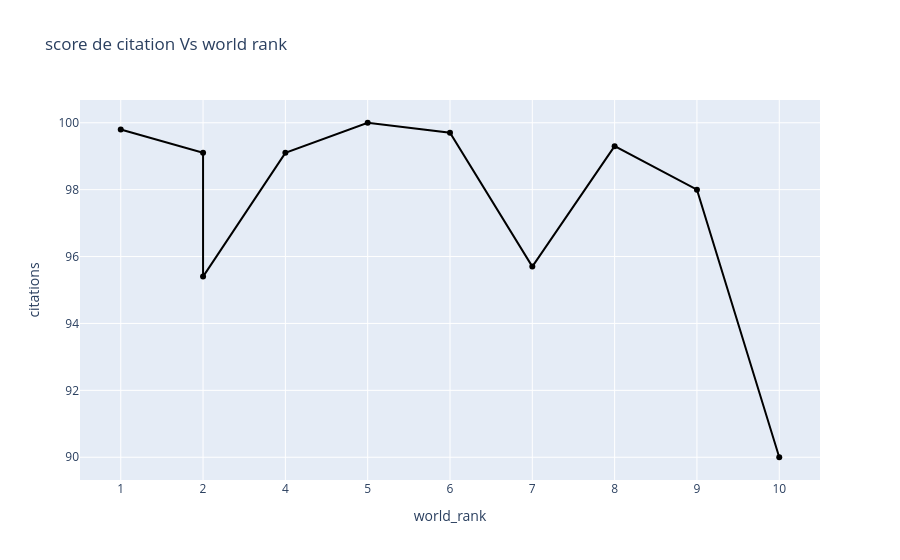

This figure's notebook cell:
### Code cell
fig = go.Figure()

trace = go.Scatter(x = data.world_rank,
                  y = data.citations,
                  text = data.university_name,
                  mode = "lines+markers",
                  marker = dict(color = "black"))

fig.add_trace(trace)

fig.update_layout(title = "score de citation Vs world rank",
                 xaxis_title = "world_rank",
                 yaxis_title = "citations")

fig.show()

### Figure 1 — Plotly figure (JSON) as saved in the notebook; plotly's stock layout.template omitted (floating-point values rounded to 4 significant figures)
{"data": [{"marker": {"color": "black"}, "mode": "lines+markers", "text": ["California Institute of Technology", "Harvard University", "University of Oxford", "Stanford University", "Massachusetts Institute of Technology", "Princeton University", "University of Cambridge", "University of California, Berkeley", "University of Chicago", "Imperial College London"], "type": "scatter", "x": ["1", "2", "2", "4", "5", "6", "7", "8", "9", "10"], "y": [99.8, 99.1, 95.4, 99.1, 100, 99.7, 95.7, 99.3, 98, 90]}], "layout": {"autosize": true, "title": {"text": "score de citation Vs world rank"}, "xaxis": {"autorange": true, "range": [-0.484, 8.484], "title": {"text": "world_rank"}, "type": "category"}, "yaxis": {"autorange": true, "range": [89.17, 100.8], "title": {"text": "citations"}, "type": "linear"}}}
